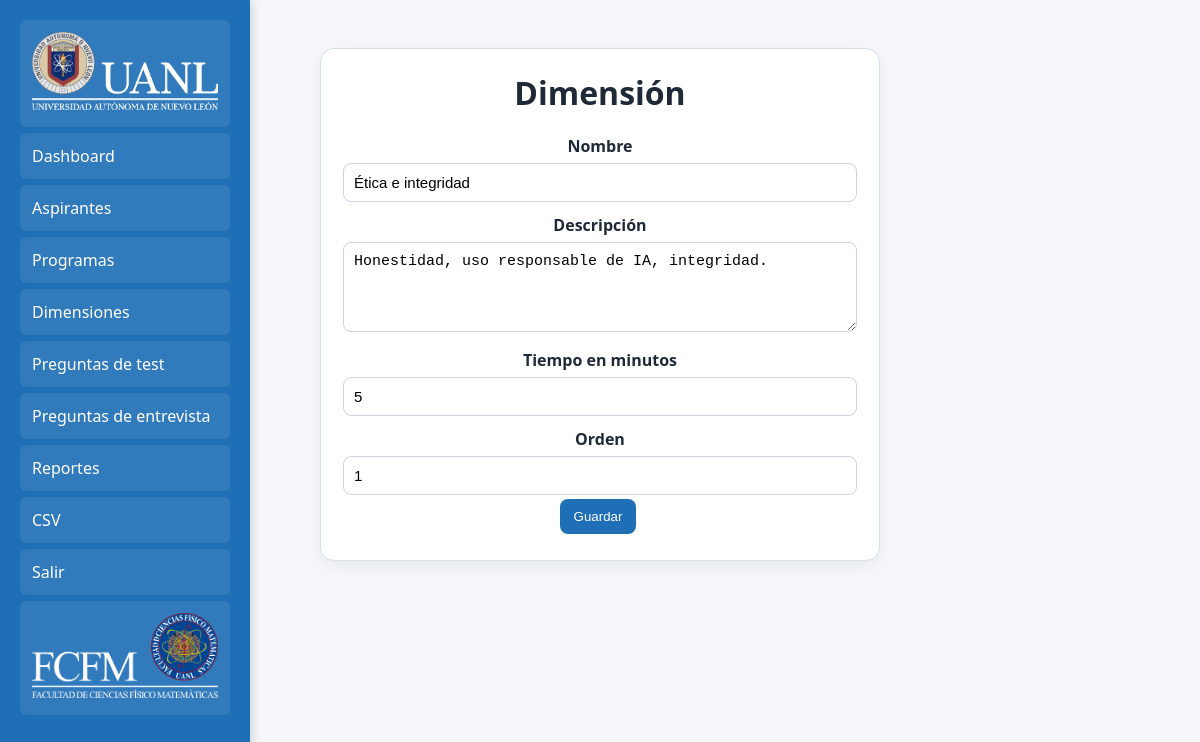
/admin/dimension_form.php?id=1 (signed in), run on the app's committed database.
### tables this page shows
CREATE TABLE dimensiones (
 id INT AUTO_INCREMENT PRIMARY KEY,
 nombre VARCHAR(180) NOT NULL,
 descripcion TEXT,
 tiempo_minutos INT DEFAULT 5,
 orden INT NOT NULL
);

### includes/functions.php (called while the page is built, shortened)
<?php
function h($s){ return htmlspecialchars((string)$s, ENT_QUOTES, 'UTF-8'); }
?>

### admin/dimension_form.php (the view, shortened to what this page needs)
<?php
	require_once __DIR__.'/../includes/db.php';
	require_once __DIR__.'/../includes/functions.php';
	$id = $_GET['id']??null;
	$d = ['nombre'=>'','descripcion'=>'','tiempo_minutos'=>5,'orden'=>1];
	if($id)
		{
			$st = $pdo->prepare('SELECT * FROM dimensiones WHERE id=?');
			$st->execute([$id]);
			$d = $st->fetch();
		}
?>
<!doctype html>
<html lang="es">
	<head>
		<link rel="stylesheet" href="../assets/style.css">
	</head>
	<body>
		<?php
			include '_nav.php';
		?>
		<div class="container">
			<div class="card">
				<h1>Dimensión</h1>
				<form method="post">
					<label>Nombre</label>
					<input name="nombre" value="<?=h($d['nombre'])?>" required>
					<label>Descripción</label>
					<textarea name="descripcion"><?=h($d['descripcion'])?></textarea>
					<label>Tiempo en minutos</label>
					<input type="number" name="tiempo_minutos" value="<?=h($d['tiempo_minutos'])?>">
					<label>Orden</label>
					<input type="number" name="orden" value="<?=h($d['orden'])?>">
					<button>Guardar</button>
				</form>
			</div>
		</div>
	</body>
</html>

### assets/style.css (style rules this page uses)
:root { --fcfm-blue:#1F6FB6; --fcfm-blue-dark:#154F81; --fcfm-gold:#FFA600; --fcfm-gold-dark:#d98d00; --fcfm-black:#010203; --bg:#F5F7FA; --card:#FFFFFF; --text:#1f2937; --muted:#6b7280; --primary:#0f766e; --danger:#b91c1c; --border:#D7E1EA; }
* { box-sizing:border-box }
body { font-family:Segoe UI, sans-serif; background:#f5f7fb; color:var(--text); margin:0 }
.container { max-width: 50%; min-width: 30%; margin:28px auto; padding:20px; align-items: center; text-align: center; }
.card { background:var(--card); border-top:4px solid var(--fcfm-gold); border:1px solid var(--border); border-radius:14px; padding:22px; margin-bottom:18px; box-shadow:0 6px 18px #0000000d }
h1,h2,h3 { margin-top:0 }
label { display:block; margin:12px 0 6px; font-weight:bold }
input,select,textarea { width:100%; padding:10px; border:1px solid #cbd5e1; border-radius:8px; font-size:15px }
textarea { min-height:90px }
.btn,button { display:inline-block; background:var(--fcfm-blue); color:white; padding:10px 14px; border:0; border-radius:8px; text-decoration:none; cursor:pointer; margin:4px 4px 4px 0 }

### data on the page
dimensiones: nombre "Ética e integridad", descripcion "Honestidad, uso responsable de IA, integridad.", tiempo_minutos "5", orden "1"
